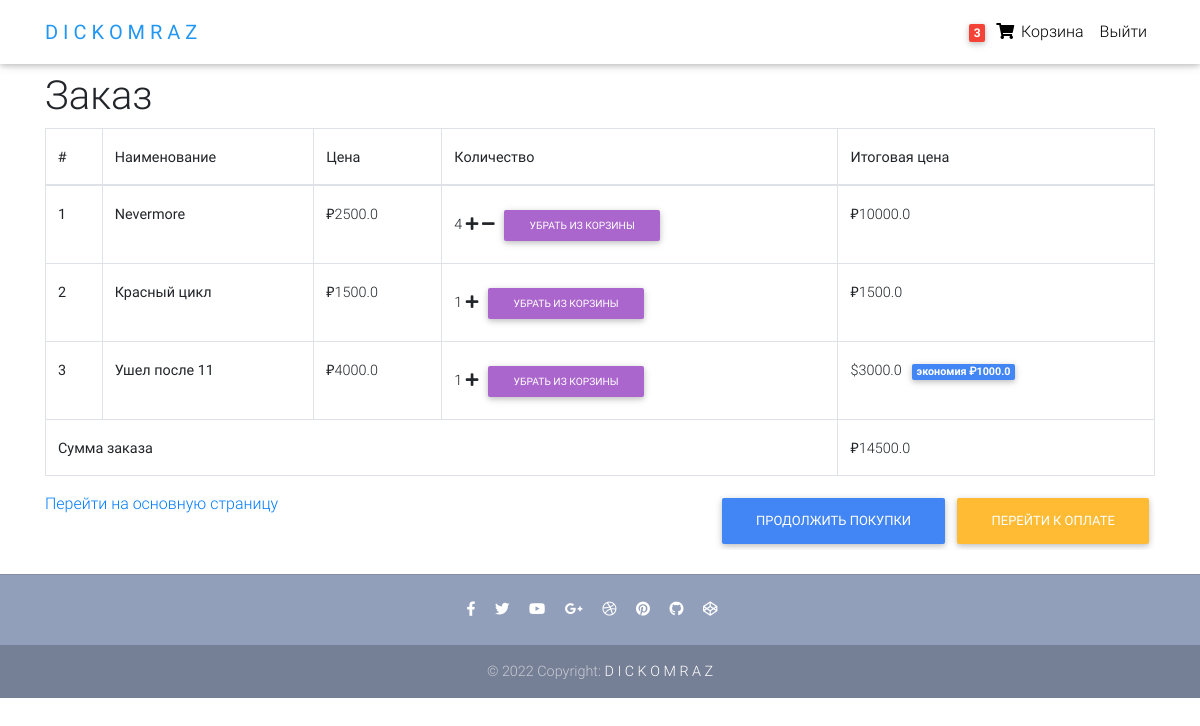
Screenshot of /order-summary/ (signed in) with the database file from the repository.
### core/models.py (models this page shows, shortened)
class Order(models.Model):
    user = models.ForeignKey(settings.AUTH_USER_MODEL, on_delete=models.CASCADE)
    items = models.ManyToManyField(OrderItem)
    start_date = models.DateTimeField(auto_now_add=True)
    ordered_date = models.DateTimeField()
    ordered = models.BooleanField(default=False)
    address = models.ForeignKey('Address', on_delete=models.SET_NULL, blank=True, null=True)
    def get_total(self):
        total = 0
        for item in self.items.all():
            total += item.get_final_price()
        return total

class OrderItem(models.Model):
    user = models.ForeignKey(settings.AUTH_USER_MODEL, on_delete=models.CASCADE)
    ordered = models.BooleanField(default=False)
    item = models.ForeignKey(Item, on_delete=models.CASCADE)
    quantity = models.PositiveIntegerField(default=1)
    def get_total_item_price(self):
        return self.item.price * self.quantity
    def get_total_discount_item_price(self):
        return self.item.discount_price * self.quantity
    def get_amount_saved(self):
        return self.get_total_item_price() - self.get_total_discount_item_price()
    def get_final_price(self):
        if self.item.discount_price:
            return self.get_total_discount_item_price()
        return self.get_total_item_price()

class Item(models.Model):
    title = models.CharField(max_length=100)
    price = models.FloatField()
    discount_price = models.FloatField(blank=True, null=True)
    category = models.CharField(choices=CATEGORY_CHOICES, max_length=2)
    label = models.CharField(choices=LABEL_CHOICES, max_length=1)
    slug = models.SlugField()
    description = models.TextField()
    image = models.ImageField(blank=True, null=True)

### core/views.py (the view)
# urls.py: path('order-summary/', OrderSummaryView.as_view(), name='order-summary'),
class OrderSummaryView(View):
    def get(self, *args, **kwargs):
        try:
            order = Order.objects.get(user=self.request.user, ordered=False)
            context = {
                'objects': order
            }
            return render(self.request, 'order_summary.html', context)
        except ObjectDoesNotExist:
            messages.error(self.request, "У вас нету активного заказа")
            return redirect("/")

### core/templatetags/cart_template_tags.py (called while the page is built)
@register.filter
def cart_item_count(user):
    if user.is_authenticated:
        qs = Order.objects.filter(user=user, ordered=False)
        if qs.exists():
            return qs[0].items.count()
    return 0

### core/templates/order_summary.html (shortened to what this page needs)
{% extends "base.html" %}
{% block content %}
<body>
  <main>
    <div class="container">
{% if objects.items.all %}
      <h1>Заказ</h1>
<div class="table-responsive">
<table class="table table-bordered">
  <thead>
    <tr>
      <th scope="col">#</th>
      <th scope="col">Наименование</th>
      <th scope="col">Цена</th>
      <th scope="col">Количество</th>
      <th scope="col">Итоговая цена</th>
    </tr>
  </thead>
  <tbody>
  {% for order_item in objects.items.all %}
  {% if order_item.quantity > 0 %}
    <tr>
      <th scope="col">{{ forloop.counter }}</th>
      <th scope="row">{{ order_item.item.title }}</th>
      <td>₽{{ order_item.item.price }}</td>
      <td>{{ order_item.quantity }} <a href="{% url 'core:add-quantity' order_item.item.slug %}">
          <i class="fas fa-plus"></i>
      </a>
        {% if order_item.quantity > 1 %}
      <a href="{% url 'core:minus-quantity' order_item.item.slug %}">
        <i class="fas fa-minus"></i>
        {% endif %}
        <a href="{% url 'core:delete-from-order' order_item.item.slug %}">
        <button type="button" class="btn btn-secondary btn-sm">Убрать из корзины</button>
      </td>
      {% if order_item.item.discount_price %}
      <td>${{ order_item.get_total_discount_item_price }} &nbsp <span class="badge badge-primary">экономия ₽{{ order_item.get_amount_saved }}</span> </td>
      {% else %}
      <td>₽{{ order_item.get_total_item_price }}</td>
      {% endif %}
    </tr>
  {% endif %}
  {% endfor %}
  <tr>
    <td colspan="4"><b>Сумма заказа</b></td>
    <td>₽{{ objects.get_total }}</td>
  </tr>
  </tbody>
</table>
      <td colspan="4"><a href="/checkout/"</a><button type="button" class="btn btn-warning float-right">Перейти к оплате</button></td>
  <td colspan="4"><a href="/"</a><button type="button" class="btn btn-primary float-right">Продолжить покупки</button></td>
  {% else %}
  <h1>Корзина пуста</h1>
  {% endif %}
  <a href="/">Перейти на основную страницу</a>
  </main>
</body>
{% endblock content %}

### core/templates/navbar.html (shortened to what this page needs)
{% load cart_template_tags %}
  <nav class="navbar fixed-top navbar-expand-lg navbar-light white scrolling-navbar">
    <div class="container">
      <a class="navbar-brand waves-effect" href="/" target="_blank">
        <strong class="blue-text">D I C K O M R A Z</strong>
      </a>
      <div class="collapse navbar-collapse" id="navbarSupportedContent">
        <ul class="navbar-nav nav-flex-icons">
          {% if request.user.is_authenticated %}
          <li class="nav-item">
            <a href="{% url 'core:order-summary' %}" class="nav-link waves-effect">
              <span class="badge red z-depth-1 mr-1"> {{ request.user|cart_item_count }} </span>
              <i class="fas fa-shopping-cart"></i>
              <span class="clearfix d-none d-sm-inline-block"> Корзина </span>
            </a>
          </li>
          <li class="nav-item">
            <a class="nav-link waves-effect" href="{% url 'account_logout' %}">
              <span class="clearfix d-none d-sm-inline-block"> Выйти </span>
            </a>
          </li>
          {% endif %}
        </ul>
      </div>
    </div>
  </nav>

### core/templates/base.html (style rules this page uses)
html, body, header, .carousel { height: 60vh; }

### rows the page displays
OrderItem: item "Nevermore", item.price "2500.0", quantity "4", get_total_item_price "10000.0"
OrderItem: item "Красный цикл", item.price "1500.0", quantity "1", get_total_item_price "1500.0"
OrderItem: item "Ушел после 11", item.price "4000.0", quantity "1", get_total_discount_item_price "3000.0", get_amount_saved "1000.0"
Order: get_total "14500.0"

### other values shown
{{ request.user|cart_item_count }} "3"
